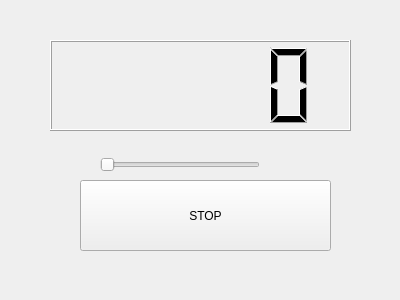
<?xml version="1.0" encoding="UTF-8"?>
<ui version="4.0">
 <class>Counter</class>
 <widget class="QWidget" name="Counter">
  <property name="geometry">
   <rect>
    <x>0</x>
    <y>0</y>
    <width>400</width>
    <height>300</height>
   </rect>
  </property>
  <property name="windowTitle">
   <string>Counter</string>
  </property>
  <widget class="QPushButton" name="button">
   <property name="geometry">
    <rect>
     <x>80</x>
     <y>180</y>
     <width>251</width>
     <height>71</height>
    </rect>
   </property>
   <property name="text">
    <string>STOP</string>
   </property>
  </widget>
  <widget class="QLCDNumber" name="lcdNumber">
   <property name="geometry">
    <rect>
     <x>50</x>
     <y>40</y>
     <width>301</width>
     <height>91</height>
    </rect>
   </property>
  </widget>
  <widget class="QSlider" name="Slider">
   <property name="geometry">
    <rect>
     <x>100</x>
     <y>150</y>
     <width>160</width>
     <height>29</height>
    </rect>
   </property>
   <property name="orientation">
    <enum>Qt::Horizontal</enum>
   </property>
  </widget>
 </widget>
 <resources/>
 <connections/>
</ui>
